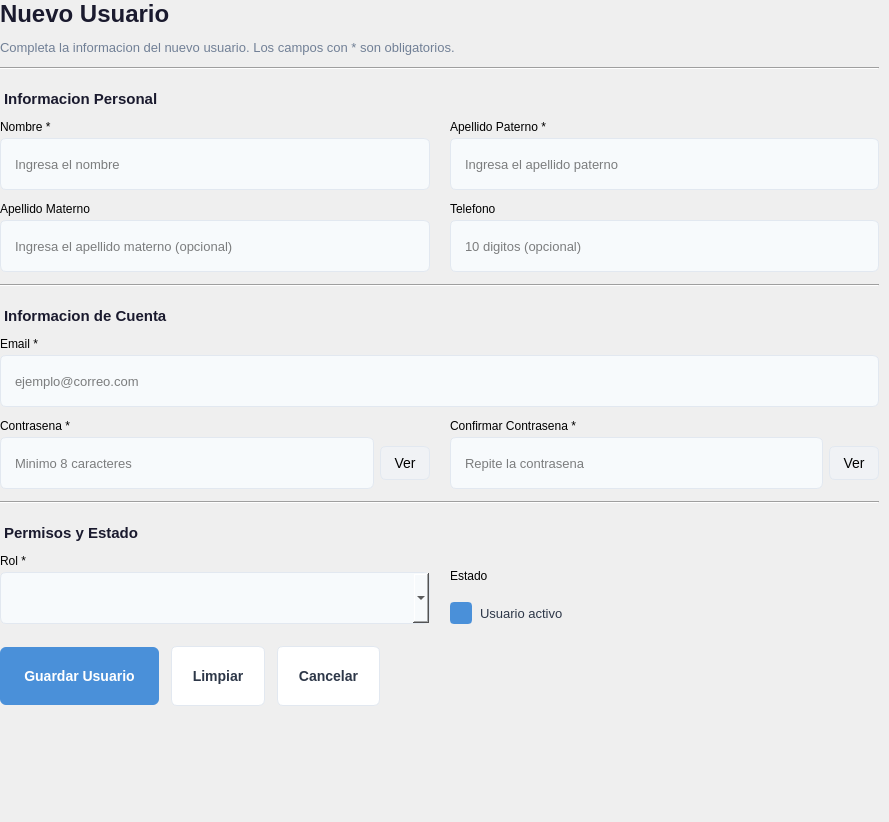
<?xml version="1.0" encoding="UTF-8"?>
<ui version="4.0">
 <class>UserForm</class>
 <widget class="QWidget" name="UserForm">
  <property name="geometry">
   <rect>
    <x>0</x>
    <y>0</y>
    <width>889</width>
    <height>822</height>
   </rect>
  </property>
  <property name="styleSheet">
   <string notr="true">
/* === FORM GLOBAL === */
QWidget#UserForm {
    background-color: transparent;
}

/* === LABELS === */
QLabel#form_titulo {
    font-size: 24px;
    font-weight: bold;
    color: #1a1a2e;
}
QLabel#form_subtitulo {
    font-size: 13px;
    color: #718096;
}
QLabel#seccionPersonal, QLabel#seccionCuenta, QLabel#seccionPermisos {
    font-size: 15px;
    font-weight: bold;
    color: #1a1a2e;
    padding-top: 8px;
}
QLabel.fieldLabel {
    font-size: 13px;
    color: #2d3748;
    font-weight: 600;
}

/* === INPUTS === */
QLineEdit, QComboBox {
    padding: 8px 12px;
    border: 1px solid #e2e8f0;
    border-radius: 6px;
    background-color: #f7fafc;
    font-size: 13px;
    min-height: 34px;
}
QLineEdit:focus, QComboBox:focus {
    border: 1px solid #4a90d9;
    background-color: white;
}
QLineEdit:hover, QComboBox:hover {
    border: 1px solid #cbd5e0;
}

/* === CHECKBOX === */
QCheckBox#check_activo {
    font-size: 13px;
    color: #2d3748;
    spacing: 8px;
}
QCheckBox#check_activo::indicator {
    width: 18px;
    height: 18px;
    border: 2px solid #e2e8f0;
    border-radius: 4px;
    background-color: #f7fafc;
}
QCheckBox#check_activo::indicator:checked {
    background-color: #4a90d9;
    border-color: #4a90d9;
}
QCheckBox#check_activo::indicator:hover {
    border-color: #cbd5e0;
}

/* === BUTTONS === */
QPushButton#btn_guardar {
    background-color: #4a90d9;
    color: white;
    border: none;
    border-radius: 6px;
    font-size: 14px;
    font-weight: 600;
    padding: 10px 24px;
    min-height: 38px;
}
QPushButton#btn_guardar:hover {
    background-color: #3a7bc8;
}
QPushButton#btn_guardar:pressed {
    background-color: #2a6bb8;
}
QPushButton#btn_limpiar, QPushButton#btn_cancelar {
    background-color: white;
    color: #2d3748;
    border: 1px solid #e2e8f0;
    border-radius: 6px;
    font-size: 14px;
    font-weight: 500;
    padding: 10px 20px;
    min-height: 38px;
}
QPushButton#btn_limpiar:hover, QPushButton#btn_cancelar:hover {
    background-color: #f7fafc;
    border-color: #cbd5e0;
}
QPushButton#btn_toggle_password, QPushButton#btn_toggle_confirm {
    background-color: #f0f2f5;
    border: 1px solid #e2e8f0;
    border-radius: 6px;
    font-size: 14px;
}
QPushButton#btn_toggle_password:hover, QPushButton#btn_toggle_confirm:hover {
    background-color: #e2e8f0;
    border: 1px solid #cbd5e0;
}

/* === SEPARATOR === */
QFrame#separator1, QFrame#separator2, QFrame#separator3 {
    color: #e2e8f0;
}
   </string>
  </property>
  <layout class="QVBoxLayout" name="formMainLayout">
   <property name="leftMargin">
    <number>0</number>
   </property>
   <property name="topMargin">
    <number>0</number>
   </property>
   <property name="rightMargin">
    <number>0</number>
   </property>
   <property name="bottomMargin">
    <number>0</number>
   </property>
   <item>
    <widget class="QScrollArea" name="scrollArea">
     <property name="frameShape">
      <enum>QFrame::NoFrame</enum>
     </property>
     <property name="widgetResizable">
      <bool>true</bool>
     </property>
     <widget class="QWidget" name="scrollContent">
      <property name="geometry">
       <rect>
        <x>0</x>
        <y>0</y>
        <width>889</width>
        <height>822</height>
       </rect>
      </property>
      <property name="styleSheet">
       <string notr="true">QWidget#scrollContent { background-color: transparent; }</string>
      </property>
      <layout class="QVBoxLayout" name="scrollLayout">
       <property name="spacing">
        <number>12</number>
       </property>
       <property name="leftMargin">
        <number>0</number>
       </property>
       <property name="topMargin">
        <number>0</number>
       </property>
       <property name="rightMargin">
        <number>10</number>
       </property>
       <property name="bottomMargin">
        <number>10</number>
       </property>
       <item>
        <widget class="QLabel" name="form_titulo">
         <property name="text">
          <string>Nuevo Usuario</string>
         </property>
        </widget>
       </item>
       <item>
        <widget class="QLabel" name="form_subtitulo">
         <property name="text">
          <string>Completa la informacion del nuevo usuario. Los campos con * son obligatorios.</string>
         </property>
         <property name="wordWrap">
          <bool>true</bool>
         </property>
        </widget>
       </item>
       <item>
        <widget class="QFrame" name="separator1">
         <property name="frameShape">
          <enum>QFrame::HLine</enum>
         </property>
         <property name="frameShadow">
          <enum>QFrame::Sunken</enum>
         </property>
        </widget>
       </item>
       <item>
        <widget class="QLabel" name="seccionPersonal">
         <property name="text">
          <string>Informacion Personal</string>
         </property>
        </widget>
       </item>
       <item>
        <layout class="QHBoxLayout" name="row1Layout">
         <property name="spacing">
          <number>20</number>
         </property>
         <item>
          <layout class="QVBoxLayout" name="nombreLayout">
           <property name="spacing">
            <number>4</number>
           </property>
           <item>
            <widget class="QLabel" name="label_nombre">
             <property name="text">
              <string>Nombre *</string>
             </property>
             <property name="property" stdset="0">
              <string>fieldLabel</string>
             </property>
            </widget>
           </item>
           <item>
            <widget class="QLineEdit" name="input_nombre">
             <property name="placeholderText">
              <string>Ingresa el nombre</string>
             </property>
            </widget>
           </item>
          </layout>
         </item>
         <item>
          <layout class="QVBoxLayout" name="apellidoPLayout">
           <property name="spacing">
            <number>4</number>
           </property>
           <item>
            <widget class="QLabel" name="label_apellido_paterno">
             <property name="text">
              <string>Apellido Paterno *</string>
             </property>
            </widget>
           </item>
           <item>
            <widget class="QLineEdit" name="input_apellido_paterno">
             <property name="placeholderText">
              <string>Ingresa el apellido paterno</string>
             </property>
            </widget>
           </item>
          </layout>
         </item>
        </layout>
       </item>
       <item>
        <layout class="QHBoxLayout" name="row2Layout">
         <property name="spacing">
          <number>20</number>
         </property>
         <item>
          <layout class="QVBoxLayout" name="apellidoMLayout">
           <property name="spacing">
            <number>4</number>
           </property>
           <item>
            <widget class="QLabel" name="label_apellido_materno">
             <property name="text">
              <string>Apellido Materno</string>
             </property>
            </widget>
           </item>
           <item>
            <widget class="QLineEdit" name="input_apellido_materno">
             <property name="placeholderText">
              <string>Ingresa el apellido materno (opcional)</string>
             </property>
            </widget>
           </item>
          </layout>
         </item>
         <item>
          <layout class="QVBoxLayout" name="telefonoLayout">
           <property name="spacing">
            <number>4</number>
           </property>
           <item>
            <widget class="QLabel" name="label_telefono">
             <property name="text">
              <string>Telefono</string>
             </property>
            </widget>
           </item>
           <item>
            <widget class="QLineEdit" name="input_telefono">
             <property name="maxLength">
              <number>10</number>
             </property>
             <property name="placeholderText">
              <string>10 digitos (opcional)</string>
             </property>
            </widget>
           </item>
          </layout>
         </item>
        </layout>
       </item>
       <item>
        <widget class="QFrame" name="separator2">
         <property name="frameShape">
          <enum>QFrame::HLine</enum>
         </property>
         <property name="frameShadow">
          <enum>QFrame::Sunken</enum>
         </property>
        </widget>
       </item>
       <item>
        <widget class="QLabel" name="seccionCuenta">
         <property name="text">
          <string>Informacion de Cuenta</string>
         </property>
        </widget>
       </item>
       <item>
        <layout class="QVBoxLayout" name="emailLayout">
         <property name="spacing">
          <number>4</number>
         </property>
         <item>
          <widget class="QLabel" name="label_email">
           <property name="text">
            <string>Email *</string>
           </property>
          </widget>
         </item>
         <item>
          <widget class="QLineEdit" name="input_email">
           <property name="placeholderText">
            <string>ejemplo@correo.com</string>
           </property>
          </widget>
         </item>
        </layout>
       </item>
       <item>
        <layout class="QHBoxLayout" name="row4Layout">
         <property name="spacing">
          <number>20</number>
         </property>
         <item>
          <layout class="QVBoxLayout" name="passwordLayout">
           <property name="spacing">
            <number>4</number>
           </property>
           <item>
            <widget class="QLabel" name="label_password">
             <property name="text">
              <string>Contrasena *</string>
             </property>
            </widget>
           </item>
           <item>
            <layout class="QHBoxLayout" name="passwordInputLayout">
             <property name="spacing">
              <number>6</number>
             </property>
             <item>
              <widget class="QLineEdit" name="input_password">
               <property name="echoMode">
                <enum>QLineEdit::Password</enum>
               </property>
               <property name="placeholderText">
                <string>Minimo 8 caracteres</string>
               </property>
              </widget>
             </item>
             <item>
              <widget class="QPushButton" name="btn_toggle_password">
               <property name="minimumSize">
                <size>
                 <width>50</width>
                 <height>34</height>
                </size>
               </property>
               <property name="maximumSize">
                <size>
                 <width>60</width>
                 <height>34</height>
                </size>
               </property>
               <property name="cursor">
                <cursorShape>PointingHandCursor</cursorShape>
               </property>
               <property name="text">
                <string>Ver</string>
               </property>
              </widget>
             </item>
            </layout>
           </item>
          </layout>
         </item>
         <item>
          <layout class="QVBoxLayout" name="confirmPasswordLayout">
           <property name="spacing">
            <number>4</number>
           </property>
           <item>
            <widget class="QLabel" name="label_confirm_password">
             <property name="text">
              <string>Confirmar Contrasena *</string>
             </property>
            </widget>
           </item>
           <item>
            <layout class="QHBoxLayout" name="confirmInputLayout">
             <property name="spacing">
              <number>6</number>
             </property>
             <item>
              <widget class="QLineEdit" name="input_confirm_password">
               <property name="echoMode">
                <enum>QLineEdit::Password</enum>
               </property>
               <property name="placeholderText">
                <string>Repite la contrasena</string>
               </property>
              </widget>
             </item>
             <item>
              <widget class="QPushButton" name="btn_toggle_confirm">
               <property name="minimumSize">
                <size>
                 <width>50</width>
                 <height>34</height>
                </size>
               </property>
               <property name="maximumSize">
                <size>
                 <width>60</width>
                 <height>34</height>
                </size>
               </property>
               <property name="cursor">
                <cursorShape>PointingHandCursor</cursorShape>
               </property>
               <property name="text">
                <string>Ver</string>
               </property>
              </widget>
             </item>
            </layout>
           </item>
          </layout>
         </item>
        </layout>
       </item>
       <item>
        <widget class="QFrame" name="separator3">
         <property name="frameShape">
          <enum>QFrame::HLine</enum>
         </property>
         <property name="frameShadow">
          <enum>QFrame::Sunken</enum>
         </property>
        </widget>
       </item>
       <item>
        <widget class="QLabel" name="seccionPermisos">
         <property name="text">
          <string>Permisos y Estado</string>
         </property>
        </widget>
       </item>
       <item>
        <layout class="QHBoxLayout" name="row5Layout">
         <property name="spacing">
          <number>20</number>
         </property>
         <item>
          <layout class="QVBoxLayout" name="rolLayout">
           <property name="spacing">
            <number>4</number>
           </property>
           <item>
            <widget class="QLabel" name="label_rol">
             <property name="text">
              <string>Rol *</string>
             </property>
            </widget>
           </item>
           <item>
            <widget class="QComboBox" name="combo_rol"/>
           </item>
          </layout>
         </item>
         <item>
          <layout class="QVBoxLayout" name="estadoLayout">
           <property name="spacing">
            <number>4</number>
           </property>
           <item>
            <widget class="QLabel" name="label_activo">
             <property name="text">
              <string>Estado</string>
             </property>
            </widget>
           </item>
           <item>
            <widget class="QCheckBox" name="check_activo">
             <property name="text">
              <string>Usuario activo</string>
             </property>
             <property name="checked">
              <bool>true</bool>
             </property>
            </widget>
           </item>
          </layout>
         </item>
        </layout>
       </item>
       <item>
        <spacer name="formBottomSpacer">
         <property name="orientation">
          <enum>Qt::Vertical</enum>
         </property>
         <property name="sizeType">
          <enum>QSizePolicy::Fixed</enum>
         </property>
         <property name="sizeHint" stdset="0">
          <size>
           <width>20</width>
           <height>10</height>
          </size>
         </property>
        </spacer>
       </item>
       <item>
        <layout class="QHBoxLayout" name="buttonsLayout">
         <property name="spacing">
          <number>12</number>
         </property>
         <item>
          <widget class="QPushButton" name="btn_guardar">
           <property name="cursor">
            <cursorShape>PointingHandCursor</cursorShape>
           </property>
           <property name="text">
            <string>Guardar Usuario</string>
           </property>
          </widget>
         </item>
         <item>
          <widget class="QPushButton" name="btn_limpiar">
           <property name="cursor">
            <cursorShape>PointingHandCursor</cursorShape>
           </property>
           <property name="text">
            <string>Limpiar</string>
           </property>
          </widget>
         </item>
         <item>
          <widget class="QPushButton" name="btn_cancelar">
           <property name="cursor">
            <cursorShape>PointingHandCursor</cursorShape>
           </property>
           <property name="text">
            <string>Cancelar</string>
           </property>
          </widget>
         </item>
         <item>
          <spacer name="buttonsSpacer">
           <property name="orientation">
            <enum>Qt::Horizontal</enum>
           </property>
           <property name="sizeHint" stdset="0">
            <size>
             <width>40</width>
             <height>20</height>
            </size>
           </property>
          </spacer>
         </item>
        </layout>
       </item>
       <item>
        <spacer name="finalSpacer">
         <property name="orientation">
          <enum>Qt::Vertical</enum>
         </property>
         <property name="sizeHint" stdset="0">
          <size>
           <width>20</width>
           <height>40</height>
          </size>
         </property>
        </spacer>
       </item>
      </layout>
     </widget>
    </widget>
   </item>
  </layout>
 </widget>
 <resources/>
 <connections/>
</ui>
